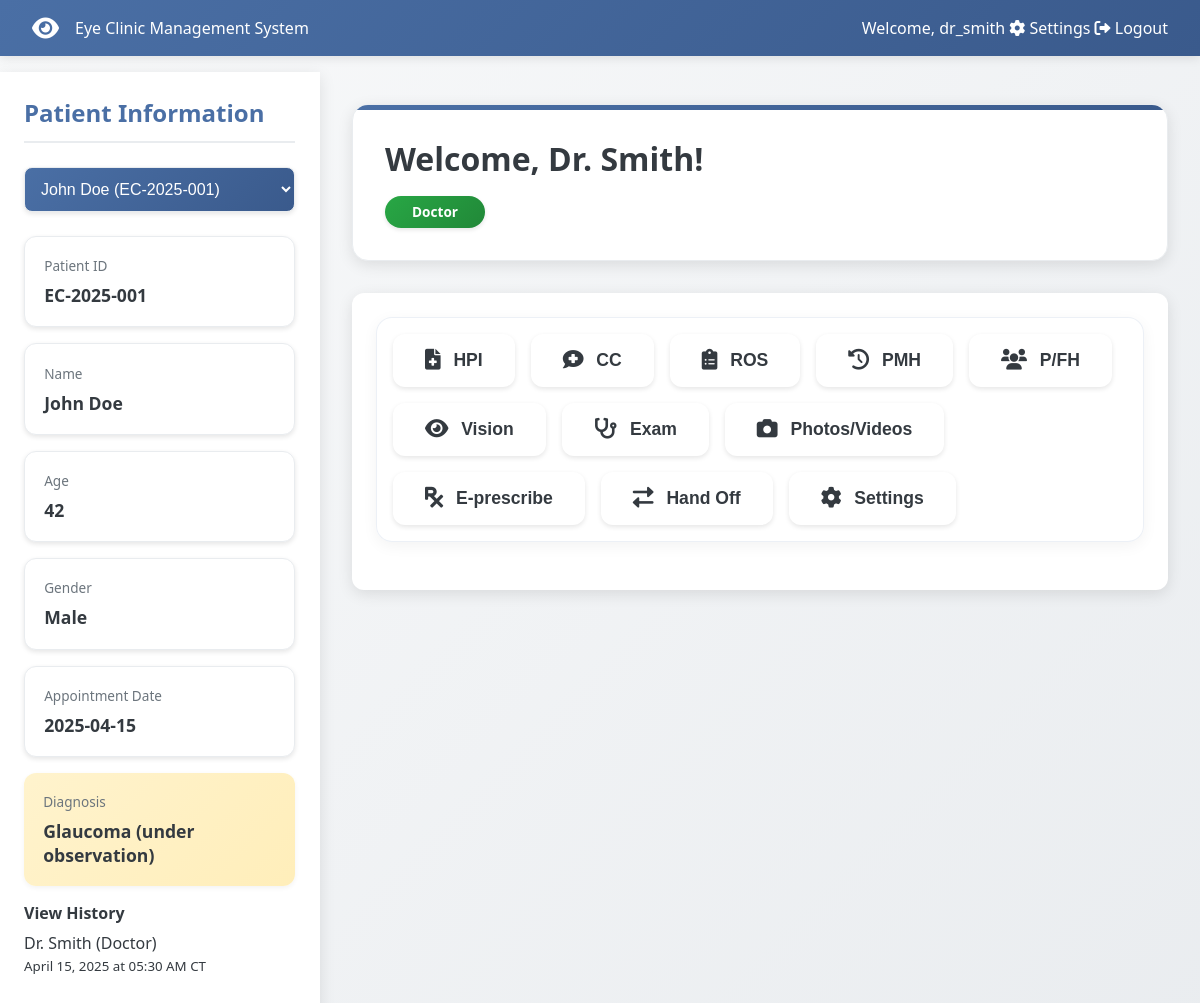
Page /dashboard (signed in) on the committed database.
### models.py (models this page shows, shortened)
class User(db.Model):
    id = db.Column(db.Integer, primary_key=True)
    username = db.Column(db.String(80), unique=True, nullable=False)
    email = db.Column(db.String(120), unique=True, nullable=False)
    password_hash = db.Column(db.String(120), nullable=False)
    role = db.Column(db.String(80), nullable=False)
    name = db.Column(db.String(120))
    status = db.Column(db.String(20), default='active')
    last_login = db.Column(db.DateTime, default=lambda: datetime.now(timezone.utc))
    custom_permissions = db.Column(db.String(500))  # Store tab permissions as comma-separated string
    created_at = db.Column(db.DateTime, default=lambda: datetime.now(timezone.utc))
    updated_at = db.Column(db.DateTime, default=lambda: datetime.now(timezone.utc), onupdate=lambda: datetime.now(timezone.utc))
    def get_custom_permissions(self):
        if self.custom_permissions:
            return self.custom_permissions.split(',')
        return []
    def to_dict(self):
        return {
            'id': self.id,
            'username': self.username,
            'role': self.role,
            'name': self.name,
            'status': self.status,
            'last_login': self.last_login.strftime('%Y-%m-%dT%H:%M:%S.%f') if self.last_login else None,
            'custom_permissions': self.get_custom_permissions(),
            'created_at': self.created_at.isoformat() if self.created_at else None,
            'updated_at': self.updated_at.isoformat() if self.updated_at else None
        }

class Patient(db.Model):
    id = db.Column(db.String(20), primary_key=True)
    name = db.Column(db.String(100), nullable=False)
    age = db.Column(db.Integer)
    gender = db.Column(db.String(10))
    appointment_date = db.Column(db.Date)
    diagnosis = db.Column(db.Text)
    created_at = db.Column(db.DateTime, default=datetime.utcnow)
    updated_at = db.Column(db.DateTime, default=datetime.utcnow, onupdate=datetime.utcnow)
    views = db.relationship('PatientView', backref='patient', lazy='dynamic', order_by='PatientView.viewed_at.desc()')
    def to_dict(self):
        all_views = [view.to_dict() for view in self.views.all()]
        return {
            'id': self.id,
            'name': self.name,
            'age': self.age,
            'gender': self.gender,
            'appointment_date': self.appointment_date.isoformat() if self.appointment_date else None,
            'diagnosis': self.diagnosis,
            'created_at': self.created_at.isoformat() if self.created_at else None,
            'updated_at': self.updated_at.isoformat() if self.updated_at else None,
            'views': all_views,
            'last_view': all_views[0] if all_views else None
        }

### app.py (the view)
@app.route('/dashboard')
@login_required
def dashboard():
    role = session['role']
    user = User.query.filter_by(username=session['username']).first()
    custom_permissions = user.get_custom_permissions() if user else []
    accessible_tabs = {}
    if custom_permissions:
        for tab in TAB_PERMISSIONS.keys():
            accessible_tabs[tab] = tab in custom_permissions
    else:
        for tab in TAB_PERMISSIONS.keys():
            accessible_tabs[tab] = role in TAB_PERMISSIONS[tab]
    role_stats = {
        'Admin': {
            'total_patients': Patient.query.count(),
            'active_cases': Patient.query.filter(Patient.diagnosis.isnot(None)).count(),
            'pending_reviews': Patient.query.filter(Patient.diagnosis.is_(None)).count()
        },
        'Doctor': {
            'patients_today': Patient.query.filter_by(appointment_date=datetime.now().date()).count(),
            'pending_reports': Patient.query.filter(Patient.diagnosis.is_(None)).count(),
            'prescriptions': 8  # This would come from a prescriptions table in a real app
        },
        'Nurse': {
            'assigned_patients': Patient.query.count(),
            'vitals_pending': 3,  # This would come from a vitals table in a real app
            'follow_ups': 4  # This would come from a follow-ups table in a real app
        },
        'Intern': {
            'observed_cases': 10,  # This would come from a cases table in a real app
            'assisted_cases': 5,
            'study_hours': 15
        },
        'Receptionist': {
            'appointments_today': Patient.query.filter_by(appointment_date=datetime.now().date()).count(),
            'check_ins': 15,  # This would come from a check-ins table in a real app
            'pending_calls': 4  # This would come from a calls table in a real app
        },
        'Pharmacist': {
            'prescriptions_pending': 12,  # This would come from a prescriptions table in a real app
            'completed_orders': 35,
            'inventory_alerts': 3
        }
    }
    can_view_patient_info = role in PATIENT_INFO_ACCESS
    current_patient = None
    if can_view_patient_info:
        current_patient = Patient.query.get(session.get('selected_patient_id'))
        if not current_patient:
            current_patient = Patient.query.first()
            if current_patient:
                session['selected_patient_id'] = current_patient.id
    all_users = User.query.all()
    received_handoffs = HandOff.query.filter_by(
        to_user_id=user.id,
        is_acknowledged=False
    ).order_by(HandOff.created_at.desc()).all()
    return render_template('dashboard.html',
                         username=session['username'],
                         name=user.name,
                         role=role,
                         current_user=user,
                         tabs=accessible_tabs,
                         stats=role_stats[role],
                         can_view_patient_info=can_view_patient_info,
                         patient_data=current_patient.to_dict() if current_patient else None,
                         all_patients=[p.to_dict() for p in Patient.query.all()] if can_view_patient_info else None,
                         users=[u.to_dict() for u in all_users],
                         received_handoffs=[h.to_dict() for h in received_handoffs])

### app.py (called while the page is built)
def login_required(f):
    @wraps(f)
    def decorated_function(*args, **kwargs):
        if 'username' not in session:
            flash('Please log in first.')
            return redirect(url_for('login'))
        return f(*args, **kwargs)
    return decorated_function

### models.py (called while the page is built)
    def to_dict(self):
        central = pytz.timezone('America/Chicago')
        viewed_at_ct = self.viewed_at.replace(tzinfo=timezone.utc).astimezone(central)
        return {
            'id': self.id,
            'patient_id': self.patient_id,
            'user_id': self.user_id,
            'user_name': self.user.name,
            'user_role': self.user.role,
            'viewed_at': viewed_at_ct.strftime('%B %d, %Y at %I:%M %p CT')
        }

### templates/dashboard.html (shortened to what this page needs)
<!DOCTYPE html>
<html lang="en">
<head>
    <link rel="stylesheet" href="https://cdnjs.cloudflare.com/ajax/libs/font-awesome/6.0.0/css/all.min.css">
</head>
<body>
    <nav class="navbar">
        <div class="navbar-brand">
            <i class="fas fa-eye"></i>
            <span>Eye Clinic Management System</span>
        </div>
        <div class="navbar-right">
            <span>Welcome, {{ username }}</span>
            <a href="#" class="nav-button" onclick="showTab('Settings')">
                <i class="fas fa-cog"></i>
                Settings
            </a>
            <a href="{{ url_for('logout') }}" class="nav-button">
                <i class="fas fa-sign-out-alt"></i>
                Logout
            </a>
        </div>
    </nav>
    <div class="main-content">
        {% if can_view_patient_info %}
        <div class="patient-sidebar">
            <div class="patient-info">
                <h2>Patient Information</h2>
                <div class="patient-selector" style="margin-bottom: 1.5rem;">
                    <select id="patient-select" class="form-control" onchange="selectPatient(this.value)" style="width: 100%; padding: 0.75rem; border: 1px solid var(--border-color); border-radius: 8px; background-color: white; font-size: 1rem;">
                    {% for patient in all_patients %}
                        <option value="{{ patient.id }}" {% if patient.id == patient_data.id %}selected{% endif %}>
                            {{ patient.name }} ({{ patient.id }})
                        </option>
                    {% endfor %}
                </select>
            </div>
                {% if patient_data %}
                <div class="info-group">
                    <div class="info-label">Patient ID</div>
                    <div class="info-value">{{ patient_data.id }}</div>
                </div>
                <div class="info-group">
                    <div class="info-label">Name</div>
                    <div class="info-value">{{ patient_data.name }}</div>
                </div>
                <div class="info-group">
                    <div class="info-label">Age</div>
                    <div class="info-value">{{ patient_data.age }}</div>
                </div>
                <div class="info-group">
                    <div class="info-label">Gender</div>
                    <div class="info-value">{{ patient_data.gender }}</div>
                </div>
                <div class="info-group">
                    <div class="info-label">Appointment Date</div>
                    <div class="info-value">{{ patient_data.appointment_date }}</div>
                </div>
                <div class="diagnosis">
                    <div class="info-label">Diagnosis</div>
                    <div class="info-value">{{ patient_data.diagnosis }}</div>
                </div>
                {% if patient_data.views %}
                <div class="view-history">
                    <h4>View History</h4>
                    <div class="view-list">
                        {% for view in patient_data.views %}
                        <div class="view-item">
                            <span class="text-primary">{{ view.user_name }}</span>
                            <span class="text-muted">({{ view.user_role }})</span>
                            <br>
                            <small class="text-muted">{{ view.viewed_at }}</small>
                        </div>
                        {% endfor %}
                    </div>
                </div>
                {% endif %}
                {% else %}
                <div class="info-group">
                    <div class="info-value">No patient selected</div>
                </div>
                {% endif %}
            </div>
        </div>
        {% endif %}
        <div class="dashboard-container">
            <div class="welcome-card">
                <h1>Welcome, {{ name }}!</h1>
                <div class="role-badge role-{{ role }}">{{ role }}</div>
            </div>
            <div class="tabs-container">
                <div class="tab-buttons">
                    {% for tab, has_access in tabs.items() %}
                        {% if has_access %}
                            <button class="tab-button" data-tab="{{ tab|lower|replace('/', '')|replace(' ', '-') }}">
                                {% if tab == 'HPI' %}
                                    <i class="fas fa-file-medical"></i>
                                {% elif tab == 'CC' %}
                                    <i class="fas fa-comment-medical"></i>
                                {% elif tab == 'ROS' %}
                                    <i class="fas fa-clipboard-list"></i>
                                {% elif tab == 'PMH' %}
                                    <i class="fas fa-history"></i>
                                {% elif tab == 'P/FH' %}
                                    <i class="fas fa-users"></i>
                                {% elif tab == 'Vision' %}
                                    <i class="fas fa-eye"></i>
                                {% elif tab == 'Exam' %}
                                    <i class="fas fa-stethoscope"></i>
                                {% elif tab == 'Photos/Videos' %}
                                    <i class="fas fa-camera"></i>
                                {% elif tab == 'E-prescribe' %}
                                    <i class="fas fa-prescription"></i>
                                {% elif tab == 'Hand Off' %}
                                    <i class="fas fa-exchange-alt"></i>
                                {% elif tab == 'Manage Users' %}
                                    <i class="fas fa-users-cog"></i>
                                {% elif tab == 'Settings' %}
                                    <i class="fas fa-cog"></i>
                                {% endif %}
                                {{ tab }}
                            </button>
                        {% endif %}
                    {% endfor %}
                </div>
            </div>
            </div>
        </div>
</body>
</html>

### rows in the picture
User: username "dr_smith", user_name "Dr. Smith", user_role "Doctor", name "Dr. Smith", role "Doctor"
Patient: id "EC-2025-001", name "John Doe", gender "Male", diagnosis "Glaucoma (under observation)"

### other values in the picture
{{ patient_data.age }} "42"
{{ patient_data.appointment_date }} "2025-04-15"
{{ view.viewed_at }} "April 15, 2025 at 05:30 AM CT"
{{ tab }} "HPI" "CC" "ROS" "PMH" "P/FH" "Vision" "Exam" "Photos/Videos" "E-prescribe" "Hand Off" "Settings"
form field value "John Doe (EC-2025-001)"
